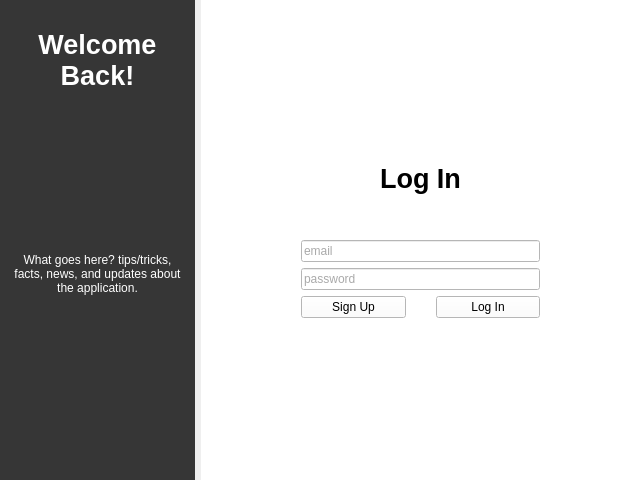
<?xml version="1.0" encoding="UTF-8"?>
<ui version="4.0">
 <class>LoginWidget</class>
 <widget class="QWidget" name="LoginWidget">
  <property name="geometry">
   <rect>
    <x>0</x>
    <y>0</y>
    <width>640</width>
    <height>480</height>
   </rect>
  </property>
  <property name="windowTitle">
   <string>Form</string>
  </property>
  <layout class="QHBoxLayout" name="horizontalLayout">
   <property name="leftMargin">
    <number>0</number>
   </property>
   <property name="topMargin">
    <number>0</number>
   </property>
   <property name="rightMargin">
    <number>0</number>
   </property>
   <property name="bottomMargin">
    <number>0</number>
   </property>
   <item>
    <widget class="QWidget" name="vw_loginMessage" native="true">
     <property name="styleSheet">
      <string notr="true">background-color: rgb(54, 54, 54);</string>
     </property>
     <layout class="QVBoxLayout" name="message_vl" stretch="0,0,0,0,0,0">
      <property name="spacing">
       <number>6</number>
      </property>
      <property name="leftMargin">
       <number>10</number>
      </property>
      <property name="rightMargin">
       <number>10</number>
      </property>
      <item>
       <spacer name="vs_msg02">
        <property name="orientation">
         <enum>Qt::Vertical</enum>
        </property>
        <property name="sizeType">
         <enum>QSizePolicy::Fixed</enum>
        </property>
        <property name="sizeHint" stdset="0">
         <size>
          <width>20</width>
          <height>20</height>
         </size>
        </property>
       </spacer>
      </item>
      <item>
       <widget class="QLabel" name="txt_message">
        <property name="font">
         <font>
          <pointsize>20</pointsize>
          <bold>true</bold>
         </font>
        </property>
        <property name="styleSheet">
         <string notr="true">color: rgb(255, 255, 255);</string>
        </property>
        <property name="text">
         <string>Welcome Back!</string>
        </property>
        <property name="alignment">
         <set>Qt::AlignCenter</set>
        </property>
        <property name="wordWrap">
         <bool>true</bool>
        </property>
       </widget>
      </item>
      <item>
       <spacer name="vs_msg03">
        <property name="orientation">
         <enum>Qt::Vertical</enum>
        </property>
        <property name="sizeType">
         <enum>QSizePolicy::Expanding</enum>
        </property>
        <property name="sizeHint" stdset="0">
         <size>
          <width>20</width>
          <height>40</height>
         </size>
        </property>
       </spacer>
      </item>
      <item alignment="Qt::AlignVCenter">
       <widget class="QLabel" name="txt_info">
        <property name="styleSheet">
         <string notr="true">color: rgb(255, 255, 255);</string>
        </property>
        <property name="text">
         <string>What goes here? tips/tricks, facts, news, and updates about the application.</string>
        </property>
        <property name="scaledContents">
         <bool>false</bool>
        </property>
        <property name="alignment">
         <set>Qt::AlignCenter</set>
        </property>
        <property name="wordWrap">
         <bool>true</bool>
        </property>
        <property name="margin">
         <number>0</number>
        </property>
        <property name="indent">
         <number>-1</number>
        </property>
       </widget>
      </item>
      <item>
       <spacer name="vs_msg01">
        <property name="orientation">
         <enum>Qt::Vertical</enum>
        </property>
        <property name="sizeType">
         <enum>QSizePolicy::Expanding</enum>
        </property>
        <property name="sizeHint" stdset="0">
         <size>
          <width>20</width>
          <height>50</height>
         </size>
        </property>
       </spacer>
      </item>
      <item>
       <spacer name="hs_msg01">
        <property name="orientation">
         <enum>Qt::Horizontal</enum>
        </property>
        <property name="sizeType">
         <enum>QSizePolicy::Maximum</enum>
        </property>
        <property name="sizeHint" stdset="0">
         <size>
          <width>175</width>
          <height>20</height>
         </size>
        </property>
       </spacer>
      </item>
     </layout>
    </widget>
   </item>
   <item>
    <widget class="QWidget" name="vw_loginAuth" native="true">
     <property name="styleSheet">
      <string notr="true">background-color:rgb(255, 255, 255)

</string>
     </property>
     <layout class="QVBoxLayout" name="authentication_vl">
      <property name="leftMargin">
       <number>100</number>
      </property>
      <property name="rightMargin">
       <number>100</number>
      </property>
      <item>
       <spacer name="vs_auth02">
        <property name="orientation">
         <enum>Qt::Vertical</enum>
        </property>
        <property name="sizeHint" stdset="0">
         <size>
          <width>20</width>
          <height>40</height>
         </size>
        </property>
       </spacer>
      </item>
      <item alignment="Qt::AlignHCenter">
       <widget class="QLabel" name="img_icon">
        <property name="sizePolicy">
         <sizepolicy hsizetype="Preferred" vsizetype="Maximum">
          <horstretch>0</horstretch>
          <verstretch>0</verstretch>
         </sizepolicy>
        </property>
        <property name="maximumSize">
         <size>
          <width>50</width>
          <height>50</height>
         </size>
        </property>
        <property name="font">
         <font>
          <bold>false</bold>
         </font>
        </property>
        <property name="text">
         <string/>
        </property>
        <property name="pixmap">
         <pixmap resource="Resource.qrc">:/rec/Resource/IMG_BugTrackerLogo.png</pixmap>
        </property>
        <property name="scaledContents">
         <bool>true</bool>
        </property>
        <property name="alignment">
         <set>Qt::AlignCenter</set>
        </property>
        <property name="wordWrap">
         <bool>false</bool>
        </property>
        <property name="margin">
         <number>0</number>
        </property>
       </widget>
      </item>
      <item>
       <widget class="QLabel" name="lb_login">
        <property name="sizePolicy">
         <sizepolicy hsizetype="Preferred" vsizetype="Maximum">
          <horstretch>0</horstretch>
          <verstretch>0</verstretch>
         </sizepolicy>
        </property>
        <property name="font">
         <font>
          <pointsize>20</pointsize>
          <bold>true</bold>
         </font>
        </property>
        <property name="styleSheet">
         <string notr="true">color: rgb(0, 0, 0);</string>
        </property>
        <property name="text">
         <string>Log In</string>
        </property>
        <property name="alignment">
         <set>Qt::AlignCenter</set>
        </property>
       </widget>
      </item>
      <item>
       <spacer name="vs_auth03">
        <property name="orientation">
         <enum>Qt::Vertical</enum>
        </property>
        <property name="sizeType">
         <enum>QSizePolicy::Maximum</enum>
        </property>
        <property name="sizeHint" stdset="0">
         <size>
          <width>20</width>
          <height>40</height>
         </size>
        </property>
       </spacer>
      </item>
      <item>
       <widget class="QLineEdit" name="le_email">
        <property name="styleSheet">
         <string notr="true">color: rgb(83, 83, 83);</string>
        </property>
        <property name="alignment">
         <set>Qt::AlignLeading|Qt::AlignLeft|Qt::AlignVCenter</set>
        </property>
        <property name="placeholderText">
         <string>email</string>
        </property>
       </widget>
      </item>
      <item>
       <widget class="QLineEdit" name="le_password">
        <property name="styleSheet">
         <string notr="true">color: rgb(83, 83, 83);</string>
        </property>
        <property name="echoMode">
         <enum>QLineEdit::Password</enum>
        </property>
        <property name="alignment">
         <set>Qt::AlignLeading|Qt::AlignLeft|Qt::AlignVCenter</set>
        </property>
        <property name="readOnly">
         <bool>false</bool>
        </property>
        <property name="placeholderText">
         <string>password</string>
        </property>
       </widget>
      </item>
      <item>
       <layout class="QHBoxLayout" name="hz_actionButtons">
        <property name="spacing">
         <number>30</number>
        </property>
        <item>
         <widget class="QPushButton" name="pb_signup">
          <property name="styleSheet">
           <string notr="true">color: rgb(0, 0, 0);
</string>
          </property>
          <property name="text">
           <string>Sign Up</string>
          </property>
         </widget>
        </item>
        <item>
         <widget class="QPushButton" name="pb_login">
          <property name="styleSheet">
           <string notr="true">color: rgb(0, 0, 0);</string>
          </property>
          <property name="text">
           <string>Log In</string>
          </property>
         </widget>
        </item>
       </layout>
      </item>
      <item>
       <spacer name="vs_auth01">
        <property name="orientation">
         <enum>Qt::Vertical</enum>
        </property>
        <property name="sizeType">
         <enum>QSizePolicy::Expanding</enum>
        </property>
        <property name="sizeHint" stdset="0">
         <size>
          <width>20</width>
          <height>40</height>
         </size>
        </property>
       </spacer>
      </item>
      <item>
       <spacer name="hz_auth">
        <property name="orientation">
         <enum>Qt::Horizontal</enum>
        </property>
        <property name="sizeType">
         <enum>QSizePolicy::Expanding</enum>
        </property>
        <property name="sizeHint" stdset="0">
         <size>
          <width>40</width>
          <height>20</height>
         </size>
        </property>
       </spacer>
      </item>
     </layout>
    </widget>
   </item>
  </layout>
 </widget>
 <resources>
  <include location="Resource.qrc"/>
 </resources>
 <connections/>
</ui>
